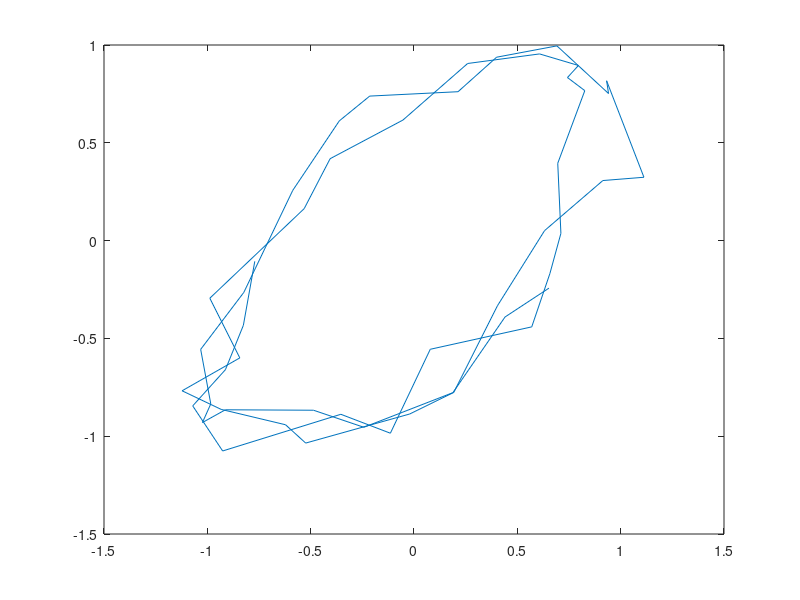

This chart was generated by the following MATLAB code:
nf=50;
tr=1;
n=0.1;
x=cos(2*pi*0.05*(1:nf)'*tr);
x=x/sqrt(sum(x.^2));
y1=cos(2*pi*0.05*(1:nf)'*tr+pi/6)+n*randn(nf,1);
y2=cos(2*pi*0.05*(1:nf)'*tr+pi*8/18)+n*randn(nf,1);
y=[y1/sqrt(sum(y1.^2)),y2/sqrt(sum(y2.^2))];
w=corr(x,y);
w=w/sqrt(sum(w.^2));
wy=y*w';
wy=wy/sqrt(sum(wy.^2));
figure
%subplot(2,1,1);
plot(y1,y2)
%plot([x,wy,y])
% subplot(2,1,2);
% plot([x,t])

% w[y=mean(y.*(x>=0)-y.*(x<0));
% wz=mean(z.*(x>=0)-z.*(x<0));
